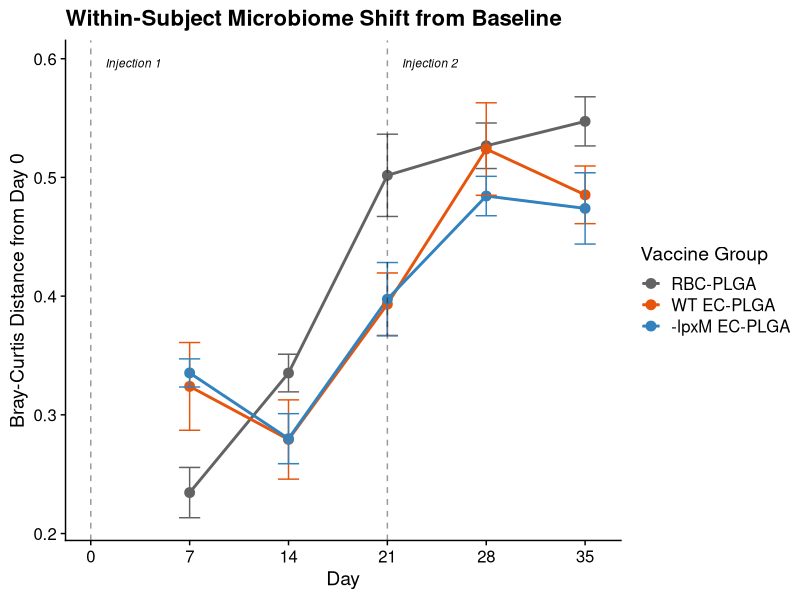
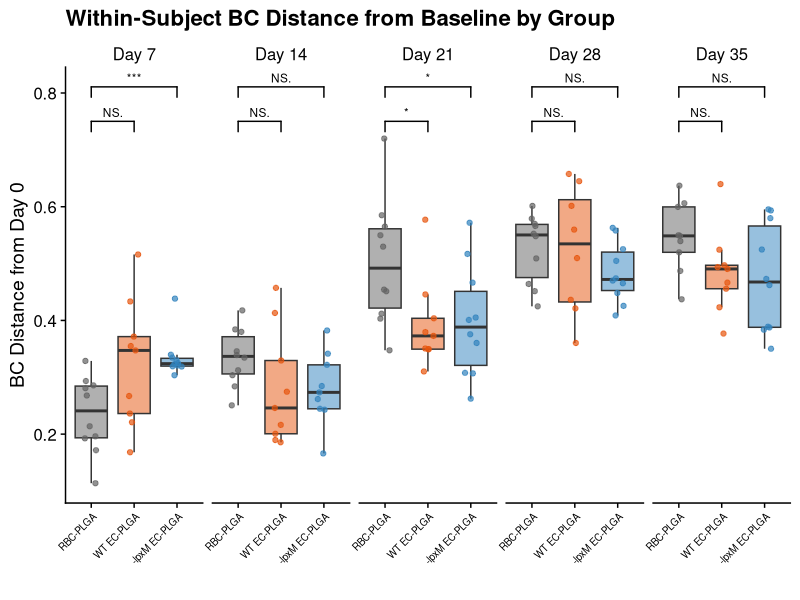
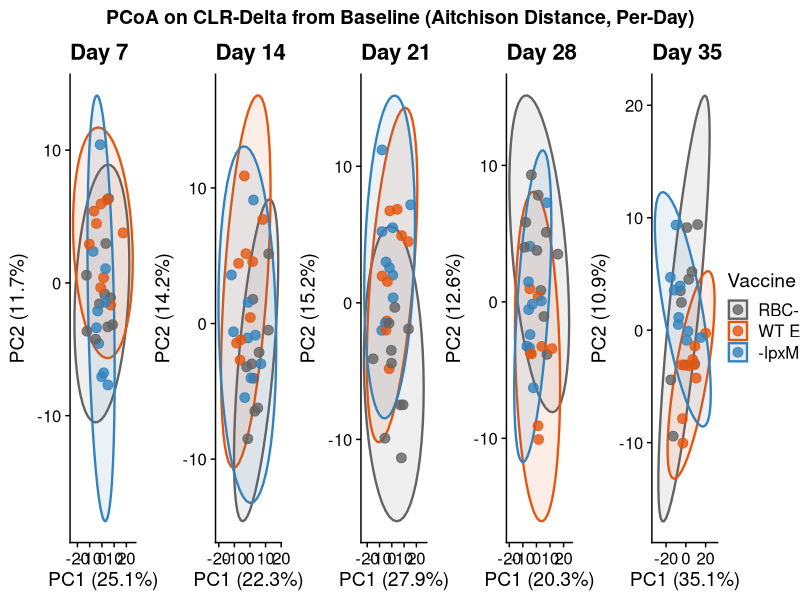
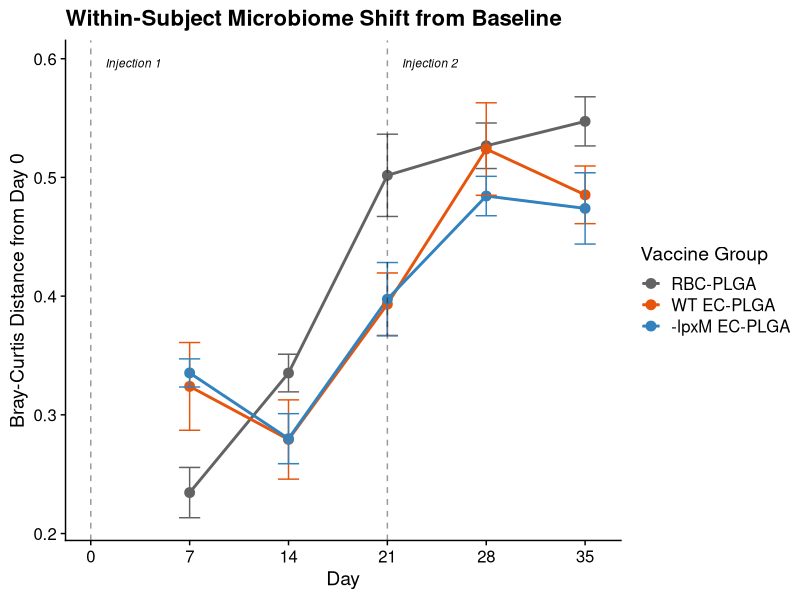
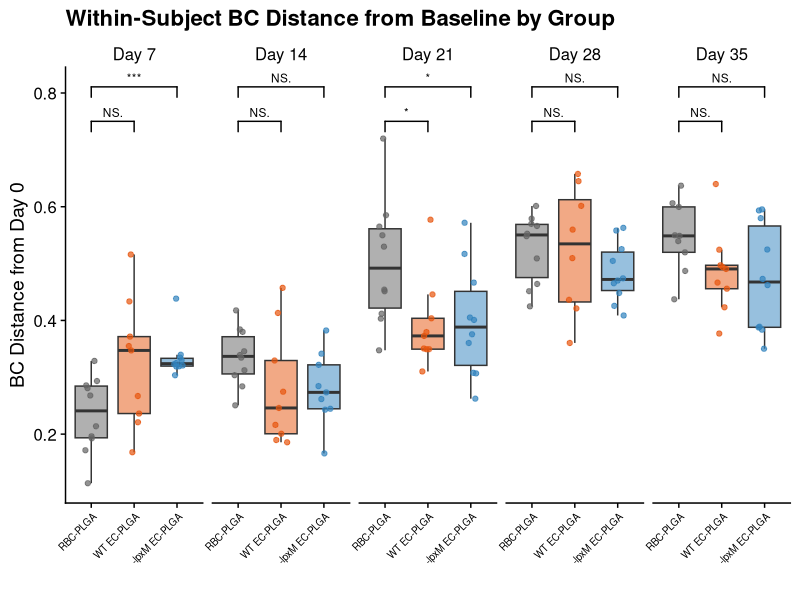
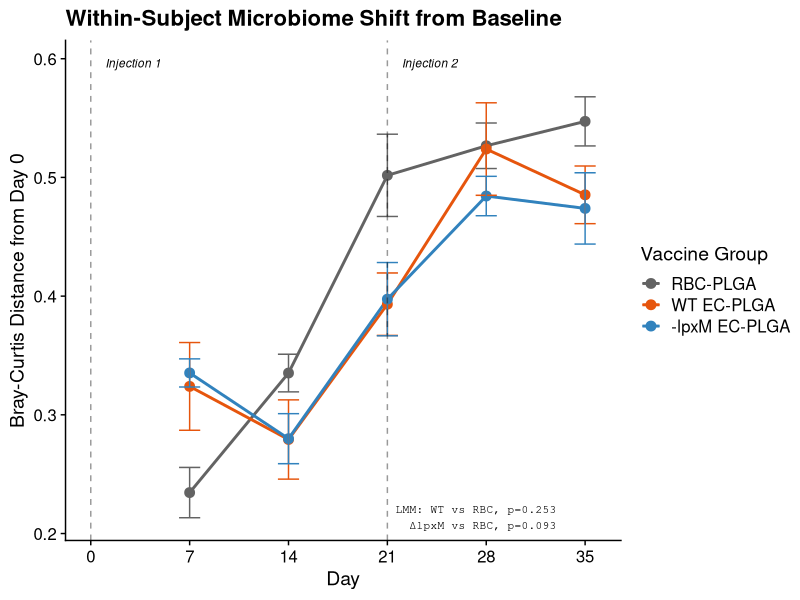
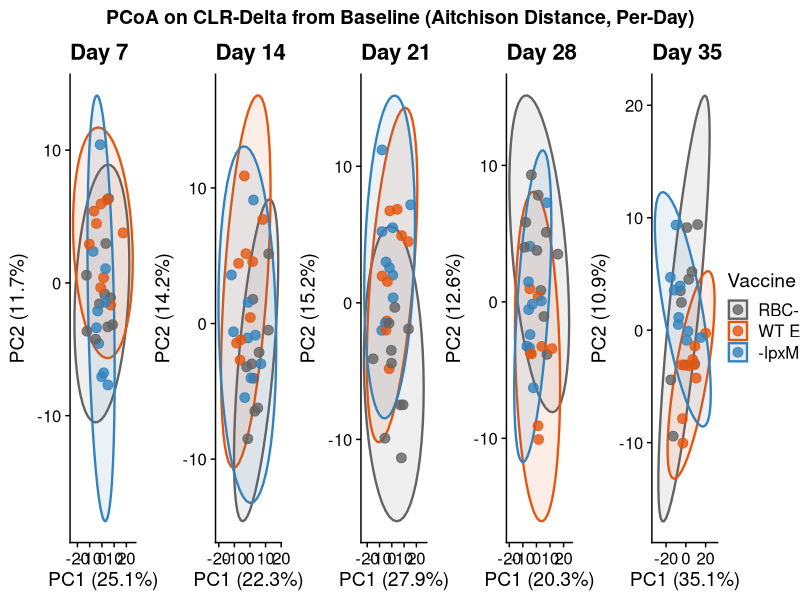

Write R code to recreate these figures, in order.
## ---- chunk 1
knitr::opts_chunk$set(echo = TRUE, warning = FALSE, message = FALSE,
                      fig.width = 7, fig.height = 4.5, dpi = 300)
# Paths are relative to this scripts/ folder (knitr's default working directory).
# If running chunks interactively in RStudio, set the working directory to scripts/ first.
dir.create("../figs", showWarnings = FALSE)
dir.create("../output", showWarnings = FALSE)

## ---- chunk 2
library(tidyverse)
library(cowplot)
library(lme4)
library(lmerTest)
library(vegan)
library(ggsignif)
## ---- chunk 3
zotu_raw <- read_csv("../input/zotu.csv")
tax <- read_csv("../ref/tax.csv") %>% select(OTU, domain, phylum, class, order, family, genus)

meta <- readxl::read_xlsx("../ref/MO_Metadata.xlsx", sheet = 1) %>%
  mutate(seqid = gsub("\\.", "-", Sample)) %>%
  select(seqid, Mouse, "Day" = "Day...2", "Vaccine Administered", Cage)

dat <- read_csv("../input/20260527_MO_EcoliVax.csv")
sample_ids <- dat %>% select(seqid, Mouse, Day, `Vaccine Administered`) %>% distinct()
sample_ids <- sample_ids %>%
  left_join(meta %>% select(Mouse, Cage) %>% distinct(), by = "Mouse")

# Wide count matrix
wide <- zotu_raw %>% filter(seqid %in% sample_ids$seqid) %>% column_to_rownames("seqid")
wide <- wide[sample_ids$seqid, ]

# Collapse to genus level
otu_to_genus <- tax %>% select(OTU, genus) %>% deframe()
colnames_genus <- sapply(colnames(wide), function(o) {
  g <- otu_to_genus[o]
  if (is.na(g)) "Unclassified" else g
})
wide_genus <- t(rowsum(t(wide), group = colnames_genus))
wide_genus_rel <- sweep(wide_genus, 1, rowSums(wide_genus), "/")

vax_order <- c("RBC-PLGA", "WT EC-PLGA", "-lpxM EC-PLGA")
vax_colors <- c("RBC-PLGA" = "#636363", "WT EC-PLGA" = "#e6550d", "-lpxM EC-PLGA" = "#3182bd")

sample_ids <- sample_ids %>%
  mutate(
    Day = as.integer(Day),
    Mouse = as.factor(Mouse),
    Cage = as.factor(Cage),
    `Vaccine Administered` = factor(`Vaccine Administered`, levels = vax_order)
  )
## ---- chunk 4
# Get Day 0 sample for each mouse
d0_map <- sample_ids %>% filter(Day == 0) %>% select(Mouse, seqid) %>% deframe()

bc_from_baseline <- sample_ids %>%
  filter(Day > 0, Mouse %in% names(d0_map)) %>%
  rowwise() %>%
  mutate(
    bc_from_d0 = vegan::vegdist(
      rbind(wide_genus_rel[seqid, ], wide_genus_rel[d0_map[as.character(Mouse)], ]),
      method = "bray"
    )[1]
  ) %>%
  ungroup()
## ---- chunk 5
summary_bc <- bc_from_baseline %>%
  group_by(`Vaccine Administered`, Day) %>%
  summarise(
    mean_bc = mean(bc_from_d0),
    sem_bc = sd(bc_from_d0) / sqrt(n()),
    .groups = "drop"
  )

p_bc_line <- ggplot(summary_bc, aes(x = Day, y = mean_bc, color = `Vaccine Administered`)) +
  geom_line(linewidth = 1) +
  geom_point(size = 3) +
  geom_errorbar(aes(ymin = mean_bc - sem_bc, ymax = mean_bc + sem_bc), width = 1.5) +
  geom_vline(xintercept = c(0, 21), linetype = "dashed", alpha = 0.4) +
  annotate("text", x = 3, y = max(summary_bc$mean_bc + summary_bc$sem_bc) * 1.05,
           label = "Injection 1", fontface = "italic", size = 3) +
  annotate("text", x = 24, y = max(summary_bc$mean_bc + summary_bc$sem_bc) * 1.05,
           label = "Injection 2", fontface = "italic", size = 3) +
  scale_color_manual(values = vax_colors) +
  scale_x_continuous(breaks = c(0, 7, 14, 21, 28, 35)) +
  labs(x = "Day", y = "Bray-Curtis Distance from Day 0",
       title = "Within-Subject Microbiome Shift from Baseline",
       color = "Vaccine Group") +
  theme_cowplot()

p_bc_line
ggsave("../figs/Q3_bc_from_baseline_line.png", p_bc_line, width = 7, height = 4.5, dpi = 300)
## ---- chunk 6
p_bc_box <- ggplot(bc_from_baseline, aes(x = `Vaccine Administered`, y = bc_from_d0,
                                          fill = `Vaccine Administered`)) +
  #geom_errorbar(stat = "summary", fun.data = mean_se, width = 0.3) +
  geom_boxplot(outlier.shape = NA, alpha = 0.5) +
  geom_jitter(aes(color = `Vaccine Administered`), height = 0, width = 0.15,
              size = 1.5, alpha = 0.7) +
  geom_signif(comparisons = list(c("RBC-PLGA", "WT EC-PLGA"),
                                  c("RBC-PLGA", "-lpxM EC-PLGA")),
              test = "wilcox.test", map_signif_level = TRUE, textsize = 3,
              step_increase = 0.1) +
  facet_wrap(~Day, nrow = 1, labeller = labeller(Day = function(x) paste("Day", x))) +
  scale_fill_manual(values = vax_colors) +
  scale_color_manual(values = vax_colors) +
  labs(x = "", y = "BC Distance from Day 0",
       title = "Within-Subject BC Distance from Baseline by Group") +
  theme_cowplot() +
  theme(
    axis.text.x = element_text(angle = 45, hjust = 1, size = 7),
    legend.position = "none",
    strip.background = element_blank()
  )

p_bc_box
ggsave("../figs/Q3_bc_from_baseline_boxplots.png", p_bc_box, width = 14, height = 5, dpi = 300, bg = 'white')
## ---- chunk 7
lmm_bc <- lmer(bc_from_d0 ~ Day * `Vaccine Administered` + (1|Mouse), data = bc_from_baseline)
summary(lmm_bc)

#Looks like the lmm doesn't see these variables as significantly different Bray curtis distances
#`Vaccine Administered`WT EC-PLGA          0.049385   0.043080 135.795853   1.146  0.25366    
#`Vaccine Administered`-lpxM EC-PLGA       0.071321   0.042170 135.806867   1.691  0.09308 

anno_p_bc_line <- p_bc_line + annotate("text", x = 21, y = -Inf, hjust = -0.05, vjust = -0.5, size = 2.8,
           label = "LMM: WT vs RBC, p=0.253\n  ΔlpxM vs RBC, p=0.093",
           family = "mono")

ggsave("../figs/Q3_bc_from_baseline_line.png", anno_p_bc_line, width = 7, height = 4.5, dpi = 300, bg='white')

## ---- chunk 8
bc_mw <- data.frame()

for (d in sort(unique(bc_from_baseline$Day))) {
  sub <- bc_from_baseline %>% filter(Day == d)
  rbc <- sub %>% filter(`Vaccine Administered` == "RBC-PLGA") %>% pull(bc_from_d0)
  wt <- sub %>% filter(`Vaccine Administered` == "WT EC-PLGA") %>% pull(bc_from_d0)
  lpxm <- sub %>% filter(`Vaccine Administered` == "-lpxM EC-PLGA") %>% pull(bc_from_d0)

  bc_mw <- rbind(bc_mw, data.frame(
    Day = d,
    `RBC vs WT` = round(wilcox.test(rbc, wt, exact = FALSE)$p.value, 4),
    `RBC vs dlpxM` = round(wilcox.test(rbc, lpxm, exact = FALSE)$p.value, 4),
    `WT vs dlpxM` = round(wilcox.test(wt, lpxm, exact = FALSE)$p.value, 4),
    check.names = FALSE
  ))
}

write_csv(bc_mw, "../output/Q3_bc_from_baseline_mannwhitney.csv")
knitr::kable(bc_mw, caption = "Mann-Whitney U p-values on BC distance from baseline")
## ---- chunk 9
# CLR transform genus counts (pseudocount 0.5)
wide_genus_pseudo <- wide_genus + 0.5
log_genus <- log(wide_genus_pseudo)
geo_mean <- rowMeans(log_genus)
clr_genus <- log_genus - geo_mean

# Compute delta: each sample minus that mouse's Day 0
d0_clr_map <- clr_genus[sample_ids %>% filter(Day == 0) %>% pull(seqid), ]
rownames(d0_clr_map) <- sample_ids %>% filter(Day == 0) %>% pull(Mouse)

post_ids <- sample_ids %>% filter(Day > 0, Mouse %in% rownames(d0_clr_map))
clr_delta <- clr_genus[post_ids$seqid, ] - d0_clr_map[as.character(post_ids$Mouse), ]
rownames(clr_delta) <- post_ids$seqid
## ---- chunk 10
delta_permanova <- data.frame()
plots <- list()

for (d in sort(unique(post_ids$Day))) {
  day_ids <- post_ids %>% filter(Day == d) %>% pull(seqid)
  day_delta <- clr_delta[day_ids, ]
  day_meta <- post_ids %>% filter(Day == d) %>% arrange(match(seqid, day_ids))

  # Euclidean distance on CLR delta = Aitchison distance on changes
  day_dist <- dist(day_delta, method = "euclidean")
  day_pcoa <- cmdscale(day_dist, k = 2, eig = TRUE)
  day_eig <- day_pcoa$eig
  day_prop <- day_eig / sum(day_eig[day_eig > 0]) * 100

  pcoa_coords <- data.frame(
    seqid = day_ids,
    PC1 = day_pcoa$points[,1],
    PC2 = day_pcoa$points[,2]
  ) %>% inner_join(day_meta, by = "seqid")

  # Pairwise PERMANOVA
  comparisons <- list(
    c("RBC-PLGA", "WT EC-PLGA"),
    c("RBC-PLGA", "-lpxM EC-PLGA"),
    c("WT EC-PLGA", "-lpxM EC-PLGA")
  )

  for (comp in comparisons) {
    idx <- day_meta$`Vaccine Administered` %in% comp
    sub_delta <- day_delta[idx, ]
    sub_grp <- day_meta$`Vaccine Administered`[idx]

    if (length(unique(sub_grp)) < 2 || nrow(sub_delta) < 4) next

    sub_dist <- dist(sub_delta, method = "euclidean")
    perm_res <- adonis2(sub_dist ~ sub_grp, permutations = 999)

    delta_permanova <- rbind(delta_permanova, data.frame(
      Day = d,
      Comparison = paste(comp[1], "vs", comp[2]),
      `pseudo-F` = round(perm_res$F[1], 4),
      p.value = perm_res$`Pr(>F)`[1],
      check.names = FALSE
    ))
  }

  # Build plot
  p <- ggplot(pcoa_coords, aes(x = PC1, y = PC2, color = `Vaccine Administered`,
                                fill = `Vaccine Administered`)) +
    stat_ellipse(geom = "polygon", alpha = 0.1, linewidth = 0.8, level = 0.95, type = "norm") +
    geom_point(size = 3, alpha = 0.8) +
    scale_color_manual(values = vax_colors) +
    scale_fill_manual(values = vax_colors) +
    labs(
      x = sprintf("PC1 (%.1f%%)", day_prop[1]),
      y = sprintf("PC2 (%.1f%%)", day_prop[2]),
      title = paste("Day", d)
    ) +
    guides(fill = "none") +
    theme_cowplot() +
    theme(legend.position = "none",
          plot.title = element_text(face = "bold"))

  plots[[as.character(d)]] <- p
}

legend <- get_legend(
  plots[["7"]] + theme(legend.position = "right") +
    guides(fill = "none") + labs(color = "Vaccine Group")
)

p_delta_pcoa <- plot_grid(
  plot_grid(plotlist = plots, nrow = 1),
  legend, rel_widths = c(1, 0.1)
)

title <- ggdraw() + draw_label("PCoA on CLR-Delta from Baseline (Aitchison Distance, Per-Day)",
                                fontface = "bold", size = 14)
p_delta_pcoa <- plot_grid(title, p_delta_pcoa, ncol = 1, rel_heights = c(0.06, 1))

p_delta_pcoa
ggsave("../figs/Q3_clr_delta_pcoa_per_day.png", p_delta_pcoa, width = 25, height = 5, dpi = 300)
## ---- chunk 11
write_csv(delta_permanova, "../output/Q3_clr_delta_permanova.csv")
knitr::kable(delta_permanova, caption = "Pairwise PERMANOVA on CLR-delta (Aitchison distance, per-day)")
